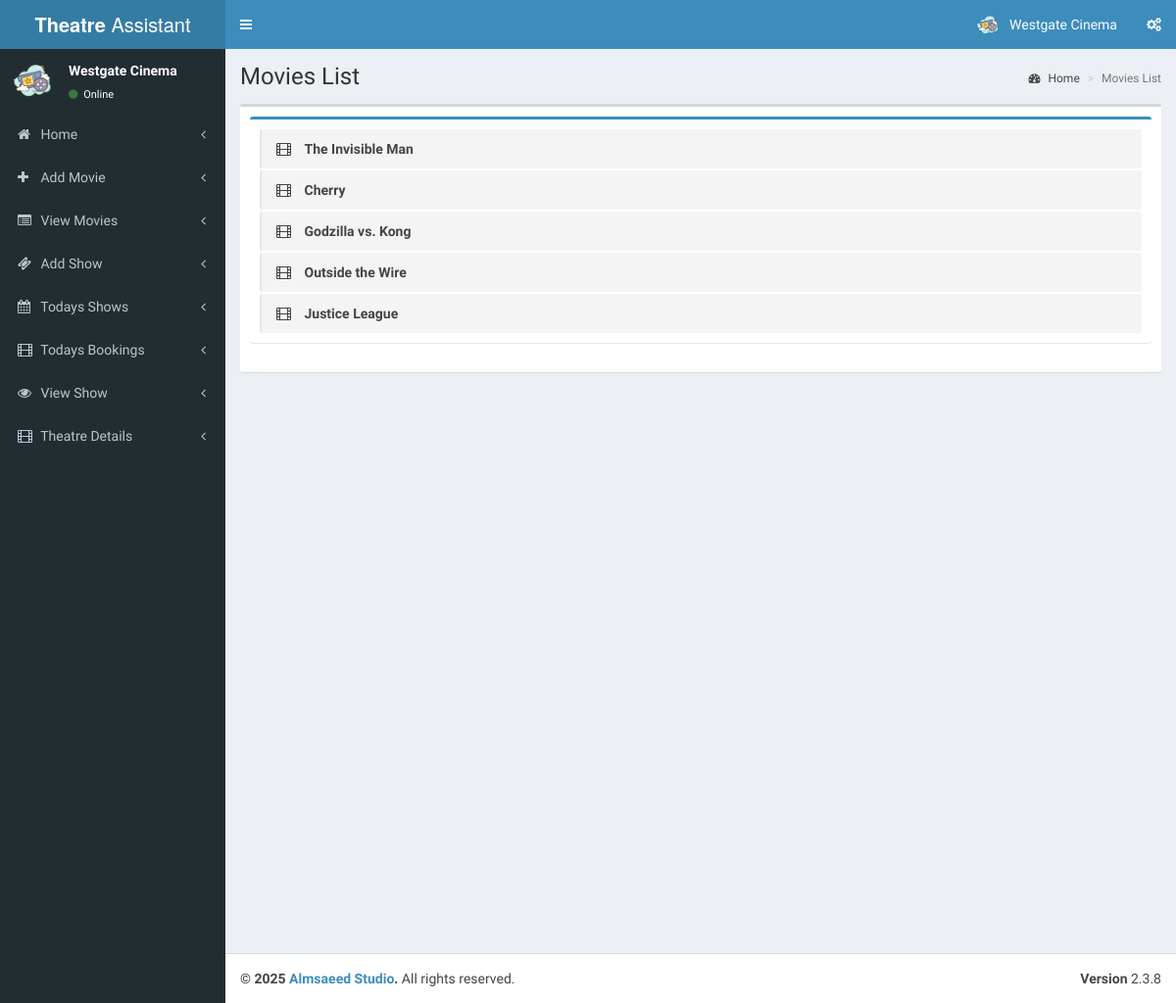
The page /theatre/pages/view_movie.php (signed in) on the database its author committed.
### tables this page shows
CREATE TABLE `tbl_theatre` (
  `id` int(11) NOT NULL,
  `name` varchar(100) NOT NULL,
  `address` varchar(100) NOT NULL,
  `place` varchar(100) NOT NULL,
  `state` varchar(50) NOT NULL,
  `pin` int(11) NOT NULL
);

CREATE TABLE `tbl_movie` (
  `movie_id` int(11) NOT NULL,
  `t_id` int(11) NOT NULL COMMENT 'theatre id',
  `movie_name` varchar(255) NOT NULL,
  `cast` varchar(500) NOT NULL,
  `desc` varchar(1000) NOT NULL,
  `release_date` date NOT NULL,
  `image` varchar(200) NOT NULL,
  `video_url` varchar(200) NOT NULL,
  `status` int(1) NOT NULL COMMENT '0 means active '
);

### theatre/pages/view_movie.php (the view, shortened to what this page needs)
<?php
include('header.php');
?>
  <div class="content-wrapper">
    <section class="content-header">
      <h1>
        Movies List
      </h1>
      <ol class="breadcrumb">
        <li><a href="index"><i class="fa fa-dashboard"></i> Home</a></li>
        <li class="active">Movies List</li>
      </ol>
    </section>
    <section class="content">
      <div class="box">
        <div class="box-body">
            <div class="box box-primary">
            <div class="box-body">
              <ul class="todo-list">
                 <?php
                        $qry7=mysqli_query($con,"select * from tbl_movie");
                        if(mysqli_num_rows($qry7))
                        {
                        while($c=mysqli_fetch_array($qry7))
                        {
                        ?>
                <li>
                      <span class="handle">
                        <i class="fa fa-film"></i>
                      </span>
                  <span class="text"><?php echo $c['movie_name'];?></span>
                </li>
                  <?php
                       }}
                     ?>
            </div>
          </div>
        </div>
      </div>
    </section>
  </div>
  <?php
include('footer.php');
?>

### theatre/pages/header.php (shortened to what this page needs)
<?php
include('../../config.php');
$th=mysqli_query($con,"select * from tbl_theatre where id='".$_SESSION['theatre']."'");
$theatre=mysqli_fetch_array($th);
?>
<!DOCTYPE html>
<html>
<head>
  <link rel="stylesheet" href="../validation/dist/css/bootstrapValidator.css"/>
  <link rel="stylesheet" href="../bootstrap/css/bootstrap.min.css">
  <link rel="stylesheet" href="https://cdnjs.cloudflare.com/ajax/libs/font-awesome/4.5.0/css/font-awesome.min.css">
  <link rel="stylesheet" href="https://cdnjs.cloudflare.com/ajax/libs/ionicons/2.0.1/css/ionicons.min.css">
  <link rel="stylesheet" href="../dist/css/AdminLTE.min.css">
  <link rel="stylesheet" href="../dist/css/skins/_all-skins.min.css">
</head>
<body class="hold-transition skin-blue sidebar-mini">
<div class="wrapper">
  <header class="main-header">
    <a href="index.php" class="logo">
      <span class="logo-lg"><b>Theatre</b> Assistant</span>
    </a>
    <nav class="navbar navbar-static-top">
      <a href="#" class="sidebar-toggle" data-toggle="offcanvas" role="button">
      </a>
      <div class="navbar-custom-menu">
        <ul class="nav navbar-nav">
          <li class="dropdown user user-menu">
            <a href="#" class="dropdown-toggle" data-toggle="dropdown">
              <img src="cinema.png" class="user-image" alt="User Image">
              <span class="hidden-xs"><?php echo $theatre['name'];?></span>
            </a>
          </li>
          <li>
            <a href="#" data-toggle="control-sidebar"><i class="fa fa-gears"></i></a>
          </li>
        </ul>
      </div>
    </nav>
  </header>
  <aside class="main-sidebar">
    <section class="sidebar">
      <div class="user-panel">
        <div class="pull-left image">
          <img src="cinema.png" class="img-circle" alt="User Image">
        </div>
        <div class="pull-left info">
          <p><?php echo $theatre['name'];?></p>
          <a href="#"><i class="fa fa-circle text-success"></i> Online</a>
        </div>
      </div>
      <ul class="sidebar-menu">
        <li class="treeview">
          <a href="index.php">
            <i class="fa fa-home"></i> <span>Home</span>
            <span class="pull-right-container">
              <i class="fa fa-angle-left pull-right"></i>
            </span>
          </a>
        </li>
          <li class="treeview">
          <a href="add_movie.php">
            <i class="fa fa-plus"></i> <span>Add Movie</span>
            <span class="pull-right-container">
              <i class="fa fa-angle-left pull-right"></i>
            </span>
          </a>
        </li>
        <li class="treeview">
          <a href="view_movie.php">
            <i class="fa fa-list-alt"></i> <span>View Movies</span>
            <span class="pull-right-container">
              <i class="fa fa-angle-left pull-right"></i>
            </span>
          </a>
        </li>
        <li class="treeview">
          <a href="add_show.php">
            <i class="fa fa-ticket"></i> <span>Add Show</span>
            <span class="pull-right-container">
              <i class="fa fa-angle-left pull-right"></i>
            </span>
          </a>
        </li>
        <li class="treeview">
          <a href="todays_shows.php">
            <i class="fa fa-calendar"></i> <span>Todays Shows</span>
            <span class="pull-right-container">
              <i class="fa fa-angle-left pull-right"></i>
            </span>
          </a>
        </li>
        <li class="treeview">
          <a href="tickets.php">
            <i class="fa fa-film"></i> <span>Todays Bookings</span>
            <span class="pull-right-container">
              <i class="fa fa-angle-left pull-right"></i>
            </span>
          </a>
        </li>
        <li class="treeview">
          <a href="view_shows.php">
            <i class="fa fa-eye"></i> <span>View Show</span>
            <span class="pull-right-container">
              <i class="fa fa-angle-left pull-right"></i>
            </span>
          </a>
        </li>
        <li class="treeview">
          <a href="add_theatre_2.php">
            <i class="fa fa-film"></i> <span>Theatre Details</span>
            <span class="pull-right-container">
              <i class="fa fa-angle-left pull-right"></i>
            </span>
          </a>
        </li>
      </ul>
    </section>
  </aside>

### rows shown on the page
tbl_theatre: name "Westgate Cinema"
tbl_movie: movie_name "The Invisible Man"
tbl_movie: movie_name "Cherry"
tbl_movie: movie_name "Godzilla vs. Kong"
tbl_movie: movie_name "Outside the Wire"
tbl_movie: movie_name "Justice League"
